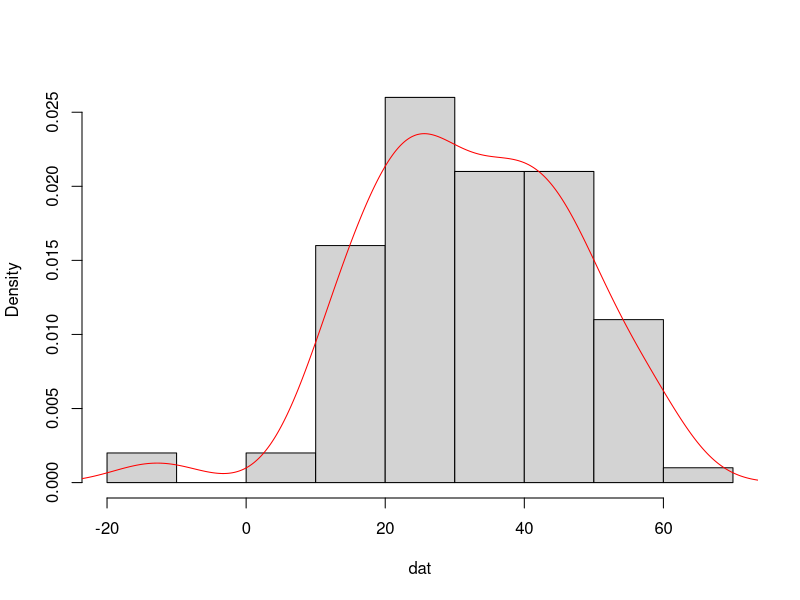
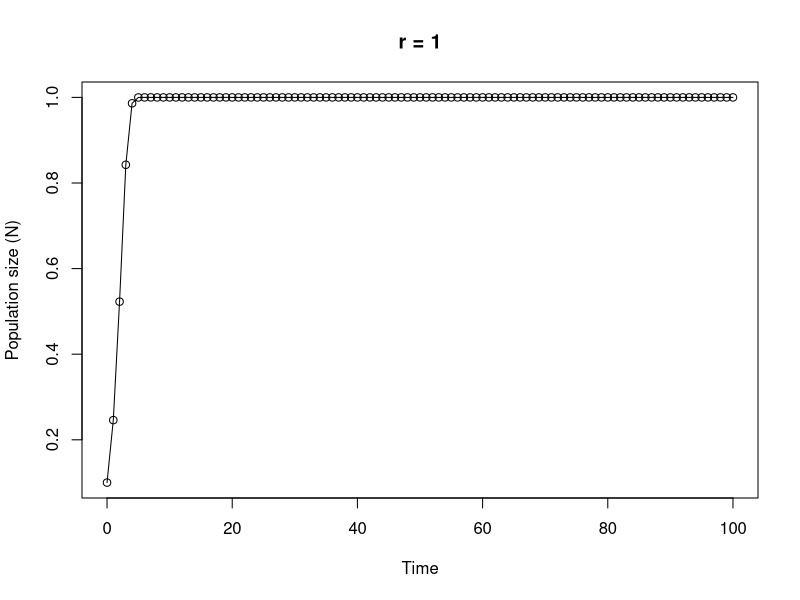

The R source for these figures, in order:
## ----Q1, echo=SOLUTIONS-----------------------------------------------------------------------------------------------------------------------------------------------------------------------

# area of a circle
# the equation to calculate the area of a circle is pi * radius^2

circle.area <- function(d){ 
	pi * (d/2)^2
}

# to use your new function

circle.area(10)
# [1] 78.53982

# to test on a vector of diameters
# first create a vector with diameters ranging from 0 to 50 in steps of 10

cir.diam <- seq(from = 0, to = 50, by = 10)

# test your function

circle.area(cir.diam)
# [1]    0.00000   78.53982  314.15927  706.85835 1256.63706 1963.49541


## ----Q2, echo=SOLUTIONS, tidy = TRUE----------------------------------------------------------------------------------------------------------------------------------------------------------

far.cent <- function(a){
	val <- (a-32)*5/9
	print(paste("Fahrenheit: ", round(a, digits = 3), "oF",sep = " "), quote = FALSE)# round 3dp
	print(paste("Centigrade: ", round(val, digits = 3), "oC", sep = " "), quote = FALSE)# round 3dp
}

# alternative Fahrenheit to centigrade using cat function

far.cent2 <- function(a){
	val <- (a - 32) * 5/9	#calculation
	cat("Fahrenheit: ", round(a, digits = 3), "oF", "\n")   # use cat function
	cat("Centigrade: ", round(val, digits = 3), "oC", "\n")   
}


## ----Q3, echo=SOLUTIONS-----------------------------------------------------------------------------------------------------------------------------------------------------------------------

# Create a vector of normally distributed data
# length 100, mean 35 and standard deviation of 29

vals <- rnorm(100, 35, 15)	# create some norm dist data mean 35, sd = 15

summary.fun <- function(dat){
	mymean <- round(mean(dat), digits = 4)      	# calc mean
	mymedian <- round(median(dat), digits = 4)    # calc median
	mymin <- round(min(dat), digits = 4)          # calc min
	mymax <- round(max(dat), digits = 4)          # calc max
	print(paste("mean:", mymean, sep = " "), quote = FALSE)     # print mean
	print(paste("median:", mymedian, sep = " "), quote = FALSE)     # print median
	print(paste("range:", "from:", mymin, "to", mymax, sep = " "), quote = FALSE) 
	dens <- density(dat)                          # estimate density curve
	hist(dat, main = "",type = "l",freq = FALSE)  # plot histogram
	lines(dens, lty = 1, col = "red")             # plot density curve
}

# use the function
summary.fun(vals)


## ----Q4, echo=SOLUTIONS-----------------------------------------------------------------------------------------------------------------------------------------------------------------------

# calculate a median

ourmedian <- function(x){
	n <- length(x)
	if (n %% 2 == 1)      # odd numbers
	  sort(x)[(n + 1)/2]  # find the middle number by adding 1 to length and div 2
	else {                # even numbers
	  middletwo <- sort(x)[(n/2) + 0:1]   #find the two middle numbers
	  mean(middletwo)
	  }
}

# use the function
mydat <- sample(1:50, size = 10, replace = TRUE )

# our function
ourmedian(mydat)

# R median function
median(mydat)


## ----Q5, echo=SOLUTIONS, tidy = TRUE----------------------------------------------------------------------------------------------------------------------------------------------------------

# function to simulate Ricker model

Ricker.model <- function(nzero, r, time, K=1){     # sets initial parameters
  N <- numeric(time + 1)    # creates a real vector of length time+1 to store values of Nt+1
  N[1] <- nzero             # sets initial population size in first element of N
  for (i in 1:time) {				# loops over time
      N[i+1] <- N[i]*exp(r*(1 - N[i]/K))    
  }
  Time <- 0:time   					 # creates vector for x axis
  plot(Time, N, type = "o", xlim = c(0, time), xlab = "Time", ylab = "Population size (N)", main = paste("r =", r, sep=" "))   # plots     output
}

# To run
# play around with the different parameters, especially r
Ricker.model(nzero=0.1,r=1,time=100)

